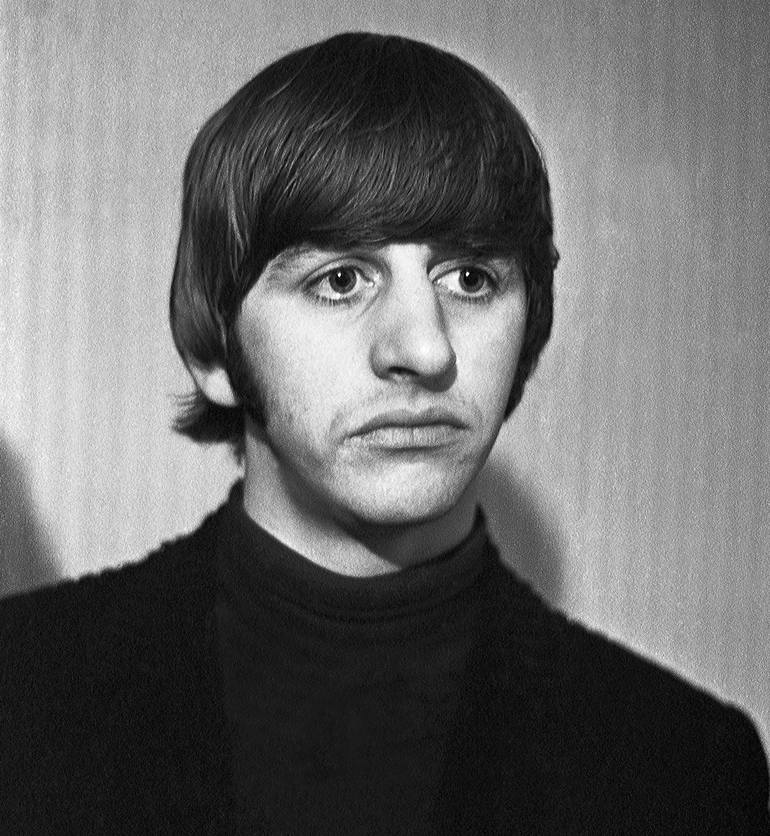
#> input picture image.jpg, 770 x 836 px
$ python Add5GradesOfNoiseToImage.py
#> lines starting #> are read from the running program, lines starting #| are printed output that depends on the picture
import numpy as np
import random
import cv2

def sp_noise(image,prob):
    '''
    Add salt and pepper noise to image
    prob: Probability of the noise
    '''
    output = np.zeros(image.shape,np.uint8)
    thres = 1 - prob
    for i in range(image.shape[0]):
        for j in range(image.shape[1]):
            rdn = random.random()
            if rdn < prob:
                output[i][j] = 0
            elif rdn > thres:
                output[i][j] = 255
            else:
                output[i][j] = image[i][j]
    return output

for ctr in range(1,6):
    prob = (ctr*15)/100

    print("")

    print("Working on image: ", ctr)

    image = cv2.imread('image.jpg', 0) # Only for grayscale image
#> image is the input picture: shape (836, 770); min 0, max 255, mean 106.1
    noise_img = sp_noise(image, prob)
#> after the loop in sp_noise, `for i in range(image.shape[0]):`:
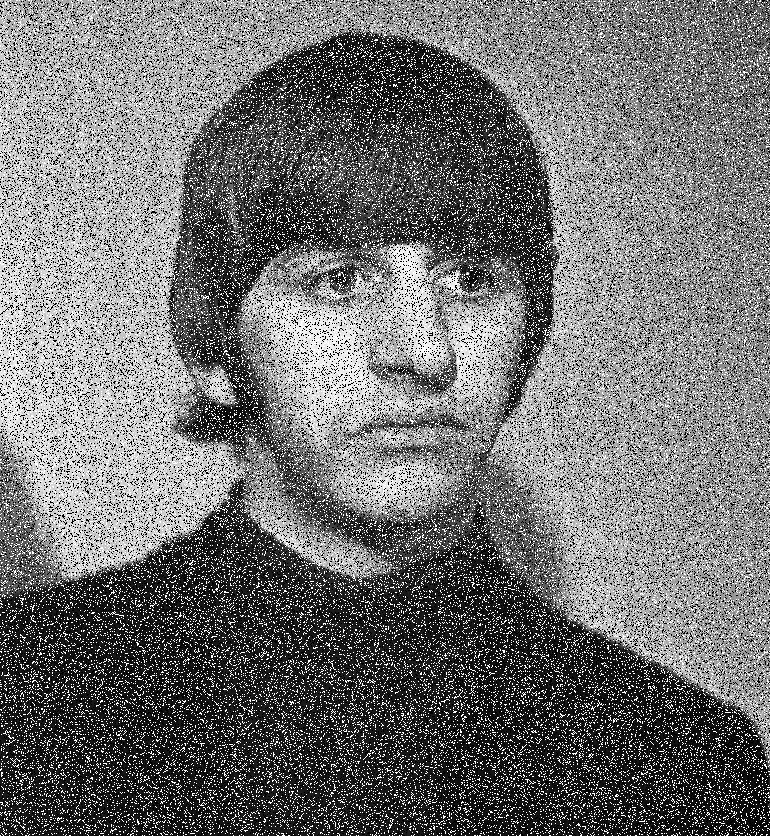
#> output: shape (836, 770); min 0, max 255, mean 112.6

    outstr = "noiseimg." + str(ctr) + ".jpg"
    cv2.imwrite(outstr, noise_img)
